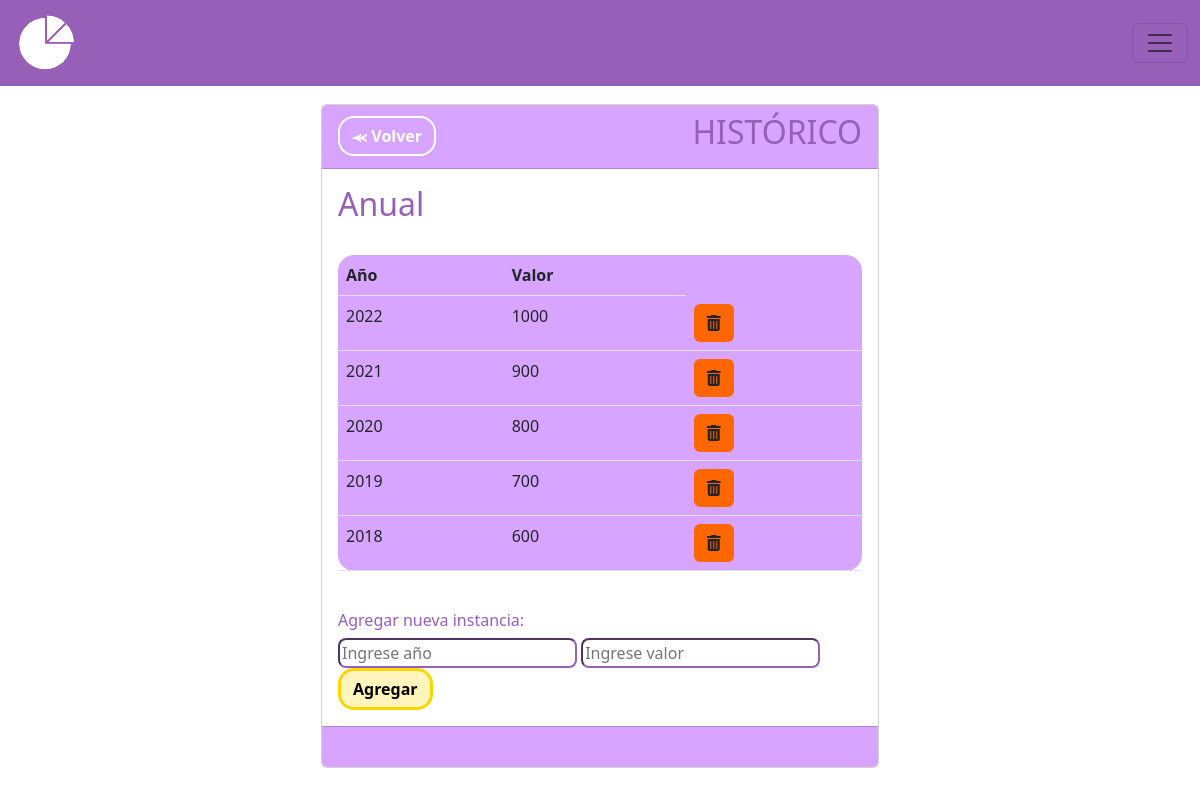
The page /historial-metrica/33/ on the database its author committed.
### MIReApp/models.py (models this page shows, shortened)
class Metrica(models.Model):
    id = models.AutoField(primary_key=True)
    titulo = models.CharField(max_length=100,
                              verbose_name='Título',
                              unique= True,
                              validators= [
                                  RegexValidator(regex= r'^[a-zA-Z\s]*$',
                                                 message="El nombre no puede contener caracteres especiales.",
                                                 code='invalid_nombre')
                              ])
    descripcion = models.TextField(max_length=100, verbose_name='Descripción', blank=True, null=True)  #blank=True y null=True permiten que el campo se envie vacio
    unidad_medida = models.CharField(max_length=100,
                                        verbose_name='Unidad de Medida',
                                        validators= [
                                            RegexValidator(regex= r'^[a-zA-Z\s]*$',
                                                            message="La unidad de medida no puede contener caracteres especiales",
                                                            code='invalid_nombre')
                                        ])
    valor = models.IntegerField(verbose_name='Valor', validators=[MinValueValidator(0, message="El valor no puede ser negativo")], default=0)
    frecuencia = models.CharField(max_length=10, choices=FRECUENCIAS)
    year = models.PositiveIntegerField(verbose_name='Ingrese año:', validators=[validate_year])
    month = models.CharField(max_length=10, verbose_name='Ingrese mes:', choices=MESES, blank=True, null=True)
    semestral = models.CharField(max_length=15, verbose_name='Ingrese semestre:', choices=SEMESTRES, blank=True, null=True,)
    year2 = models.PositiveIntegerField(blank=True, null=True, verbose_name='Segundo año')

class HistorialMetrica(models.Model):
    id = models.AutoField(primary_key=True)
    metrica = models.ForeignKey(Metrica, on_delete=models.CASCADE)
    año_historico = models.PositiveIntegerField()
    valor_historico = models.PositiveIntegerField(default=0)  # Agrega un valor predeterminado
    mes_historico = models.CharField(max_length=10, verbose_name='Ingrese mes:', choices=MESES, blank=True, null=True)
    año2_historico = models.PositiveIntegerField(blank=True, null=True)
    semestre_historico = models.CharField(max_length=15, verbose_name='Ingrese semestre:', choices=SEMESTRES, blank=True, null=True,)

### MIReApp/views.py (the view, shortened to what this page needs)
# urls.py: path('historial-metrica/<int:metrica_id>/', views.historial_metrica, name='historial_metrica'),
def historial_metrica(request, metrica_id, valor=0, año=0, mes=0, band=False):
    metrica = Metrica.objects.get(id=metrica_id)
    historial = HistorialMetrica.objects.filter(metrica=metrica).order_by('-año_historico')
    if band: #Si band es true entro a historial_metrica porque una metrica acaba de ser creada, entonces se debe crear su primera instancia con los datos que recibio por parametro
        historial_metrica = HistorialMetrica(metrica=metrica, año_historico=año,  mes_historico=mes, valor_historico=valor)
        historial_metrica.save()
    else: #Si band es falso, no es una metrica nueva
        return render(request, 'instancias/index.html', {'metrica': metrica, 'historial': historial})

### MIReApp/templates/instancias/index.html (shortened to what this page needs)
{% extends "base.html" %}
{% block contenido %}
<br>
<br>
<br>
<center>
<div class="card col-md-6" style="text-align: left;">
    <div class="card-header fw-bold" style="background-color: #D7A5FF;color: #000000;">
        <div style="display: flex; justify-content: space-between; align-items: center;">
            <span><a href="{% url 'metricas' %}" class="btn btn-secondary rounded-4 fw-bold" style="background-color: transparent; color: #ffff;border-color: #ffff;border-width: 2px;">⪻ Volver</a></span>
            <span><h2>HISTÓRICO</h2></span>
        </div>
    </div>
    <div class="card-body" >
                <body>
                    <h2>{{ metrica.frecuencia }}</h2>
                    <br>
                    <table class="table rounded-4" style="background-color: #D7A5FF; width: flex;">
                        <tr>
                            {% if metrica.frecuencia == 'Anual' %}
                                <th>Año</th>
                                <th>Valor</th>
                            {% endif %}
                        </tr>
                        {% for item in historial %}
                            <tr>
                                <td scope="row">{{ item.año_historico }}</td>
                                <td>{{ item.valor_historico }}</td>
                                <td><a class="btn eliminar-btn" data-id="{{ item.id }}" style="background-color: #f60;" role="button"><i class="fa-solid fa-trash-can"></i></a></td>
                            </tr>
                        {% endfor %}
                    </table>
                    <br>
                    <h6>Agregar nueva instancia:</h6>
                    <form method="post">
                        <input id="id_year" type="number" name="nuevo_año" required class="rounded-3"  placeholder="Ingrese año" style="border-color: #965FB8;">
                        <input type="number" name="nuevo_valor" required class="rounded-3" placeholder="Ingrese valor" style="border-color: #965FB8;">
                        <button type="submit" class="btn rounded-4 fw-bold" style="background-color: #fff4bb;color: #000000;border-color: #ffd500;border-width: 3px;">Agregar</button>
                    </form>
                </body>
    </div>
    <div class="card-footer text-muted" style="background-color: #D7A5FF;">
        <br>
    </div>
</div>
<br>
</center>
{% endblock %}

### MIReApp/static/css/base.css (style rules this page uses)
html, body { margin: 0; width: 100%; height: 100%; display: flex; justify-content: center; align-items: center; font-family: 'Dosis', sans-serif; font-weight: 300; -webkit-user-select: none; -moz-user-select: none; -ms-user-select: none; user-select: none; }
h2 { color: #965FB8; }
button { color:rgb(255, 255, 255); background-color: #D7A5FF }
h6 { color: #965FB8; font-size: 10px; text-align: justify; }

### rows shown on the page
Metrica: frecuencia "Anual"
HistorialMetrica: año_historico "2022", valor_historico "1000"
HistorialMetrica: año_historico "2021", valor_historico "900"
HistorialMetrica: año_historico "2020", valor_historico "800"
HistorialMetrica: año_historico "2019", valor_historico "700"
HistorialMetrica: año_historico "2018", valor_historico "600"
